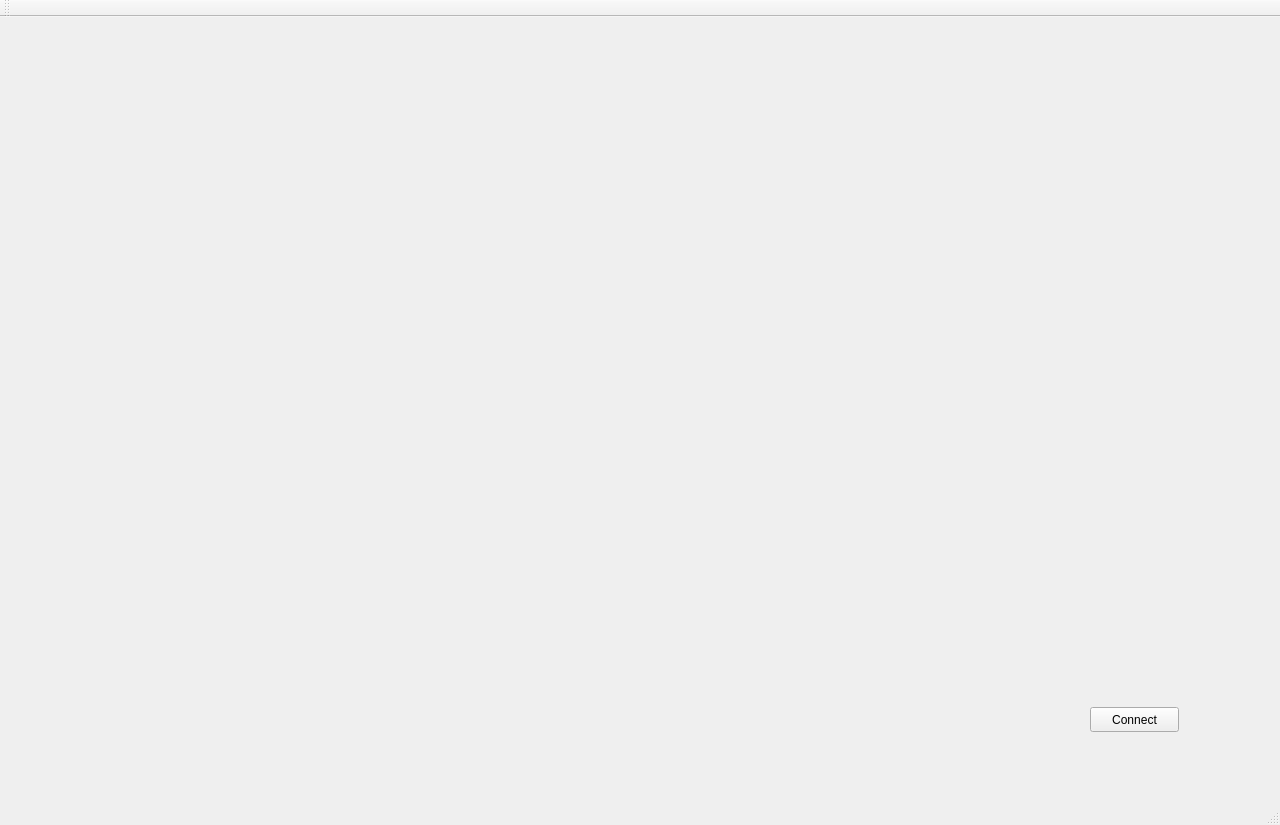
<?xml version="1.0" encoding="UTF-8"?>
<ui version="4.0">
 <class>BitVncApp</class>
 <widget class="QMainWindow" name="BitVncApp">
  <property name="geometry">
   <rect>
    <x>0</x>
    <y>0</y>
    <width>1280</width>
    <height>825</height>
   </rect>
  </property>
  <property name="windowTitle">
   <string>BitVncApp</string>
  </property>
  <widget class="QWidget" name="centralWidget">
   <widget class="QPushButton" name="pb_connect">
    <property name="geometry">
     <rect>
      <x>1090</x>
      <y>690</y>
      <width>89</width>
      <height>25</height>
     </rect>
    </property>
    <property name="text">
     <string>Connect</string>
    </property>
   </widget>
  </widget>
  <widget class="QMenuBar" name="menuBar">
   <property name="geometry">
    <rect>
     <x>0</x>
     <y>0</y>
     <width>1280</width>
     <height>28</height>
    </rect>
   </property>
  </widget>
  <widget class="QToolBar" name="mainToolBar">
   <attribute name="toolBarArea">
    <enum>TopToolBarArea</enum>
   </attribute>
   <attribute name="toolBarBreak">
    <bool>false</bool>
   </attribute>
  </widget>
  <widget class="QStatusBar" name="statusBar"/>
 </widget>
 <layoutdefault spacing="6" margin="11"/>
 <resources/>
 <connections/>
</ui>
